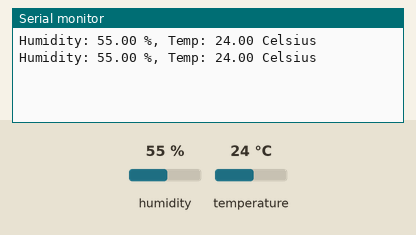
Recording of a sketch running on a simulated Arduino Uno, built with avr-gcc and run on an emulated ATmega328P. Parts: the last lines printed to the serial monitor. The test bench sets the inputs (shaded band); at power-on: humidity 55 %, temperature 24 °C.

Above: at 2.8 s.
2.9 s: humidity set to 22 %
At 5.1 s:
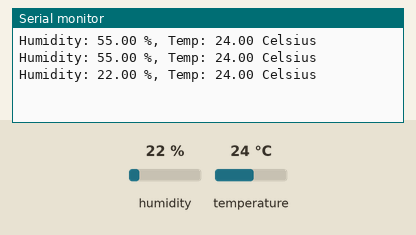
5.6 s: temperature set to 12 °C
At 6.9 s:
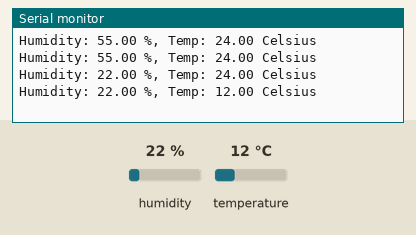
8.3 s: humidity set to 40 %
At 10.4 s:
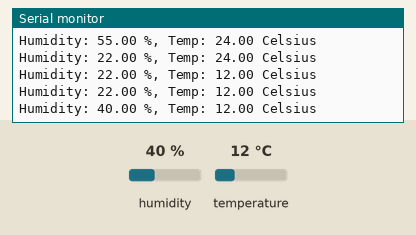
Timing chart, 0 to 11.9 s (numbered marks = the images above; inputs shaded):
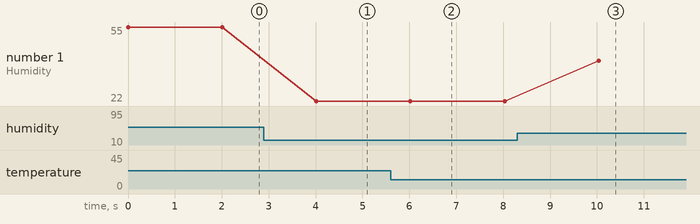

The sketch:

DHT22_tutorial.ino
```cpp
/* How to use the DHT-22 sensor with Arduino uno
   Temperature and humidity sensor
   More info: http://www.ardumotive.com/how-to-use-dht-22-sensor-en.html
   Dev: Michalis Vasilakis // Date: 1/7/2015 // www.ardumotive.com */

//Libraries
#include <dht.h>
dht DHT;
//Constants
#define DHT22_PIN 2     // DHT 22  (AM2302) - what pin we're connected to

//Variables
float hum;  //Stores humidity value
float temp; //Stores temperature value

void setup()
{
    Serial.begin(9600);
}

void loop()
{
    int chk = DHT.read22(DHT22_PIN);
    //Read data and store it to variables hum and temp
    hum = DHT.humidity;
    temp= DHT.temperature;
    //Print temp and humidity values to serial monitor
    Serial.print("Humidity: ");
    Serial.print(hum);
    Serial.print(" %, Temp: ");
    Serial.print(temp);
    Serial.println(" Celsius");
    delay(2000); //Delay 2 sec.
}
```

Measured:
- after the input at 2.9 s, the serial monitor: prints a new line after 1.1 s (image 1)
- after the input at 5.6 s, the serial monitor: prints a new line after 0.42 s (image 2)
- after the input at 8.3 s, the serial monitor: prints a new line after 1.7 s (image 3)
- plotted number 1: 55 → 22 after the input at 2.9 s, 22 → 40 after the input at 8.3 s
